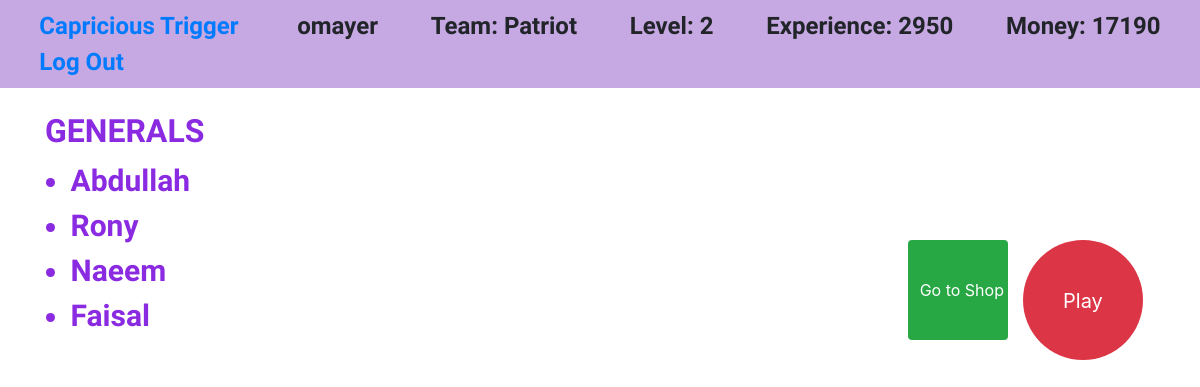
The page /cabinet (signed in) on the database as committed earlier.
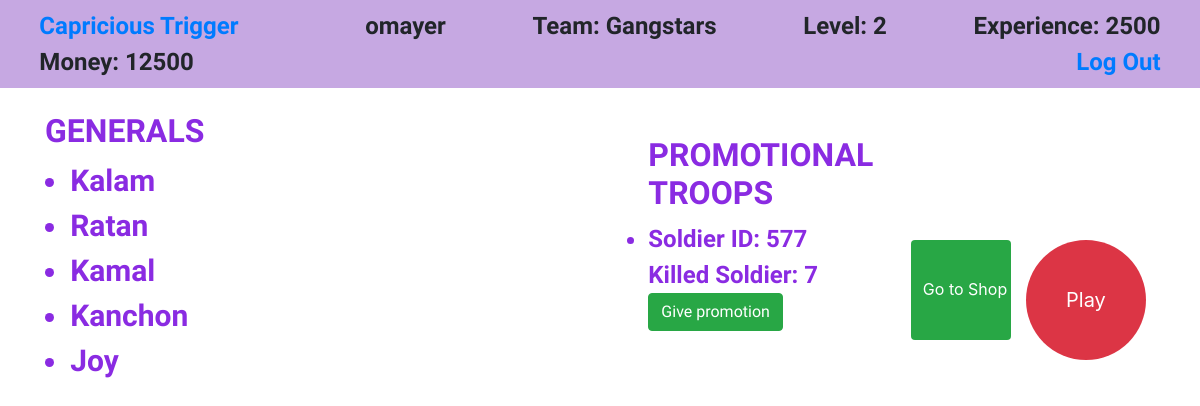
The same page on the database as committed later.
### singlePlayer/models.py (models this page shows, shortened)
class User(AbstractUser):
    image_url = models.URLField(max_length=5000, blank=True, null=True)
    levels = models.IntegerField(default=0)
    experience = models.IntegerField(default=0)
    money = models.IntegerField(default=10000)
    team = models.ForeignKey(
        Team, on_delete=models.PROTECT, related_name="team", blank=True, null=True)

class Team(models.Model):
    name = models.CharField(max_length=40)
    image_url = models.URLField(max_length=5000)

class General(models.Model):
    name = models.CharField(max_length=40)
    team = models.ForeignKey(
        Team, on_delete=models.PROTECT, related_name='generals', blank=True, null=True)
    commander = models.ForeignKey(
        User, on_delete=models.PROTECT, related_name="generals", blank=True, null=True)
    cap_image_url = models.URLField(max_length=5000)
    max_life = models.IntegerField(default=5)
    life = models.IntegerField(default=5)
    attack = models.IntegerField(default=80)
    defense = models.IntegerField(default=50)
    is_selected = models.BooleanField(default=False)
    leading_role = models.BooleanField(default=False)
    on_battle_k_u = models.IntegerField(default=0)
    killed_units = models.IntegerField(default=0)
    as_opponent = models.ForeignKey(Opponent, on_delete=models.SET_NULL,
                                    related_query_name='generals', related_name='generals', blank=True, null=True)

class Soldier(models.Model):
    commander = models.ForeignKey(
        User, on_delete=models.PROTECT, related_name="soldiers", blank=True, null=True)
    helmet_image_url = models.URLField(max_length=5000)
    max_life = models.IntegerField(default=2)
    life = models.IntegerField(default=2)
    attack = models.IntegerField(default=70)
    defense = models.IntegerField(default=40)
    on_battle_k_u = models.IntegerField(default=0)
    killed_units = models.IntegerField(default=0)
    team = models.ForeignKey(Team, on_delete=models.PROTECT, related_name='soldiers',
                             related_query_name='soldiers', blank=True, null=True)
    as_opponent = models.ForeignKey(Opponent, on_delete=models.SET_NULL,
                                    related_name='soldiers', related_query_name='soldiers', blank=True, null=True)

### singlePlayer/views.py (the view)
# urls.py: path('cabinet', views.cabinet, name='cabinet'),
@login_required
def cabinet(request):
    user = User.objects.get(username=request.user)
    user_generals = General.objects.filter(commander=user)
    user_soldiers = Soldier.objects.filter(commander=user)
    soldiers = []
    for soldier in user_soldiers:
        if soldier.killed_units >= 5:
            soldiers.append(soldier)
    if user_generals.count() == 0:
        return redirect('choose')
    else:
        return render(request, 'game/cabinet.html', {
            "generals": user_generals,
            "soldiers": soldiers
        })

### singlePlayer/templates/game/cabinet.html (shortened to what this page needs)
{% extends 'game/layout.html' %}
{% load static %}
{% block body %}
<div class="container" id="generals_cabinet">
    <div class="row">
        <div class="col"><br>
            <h2 class="title">Generals</h2>
            <ul id="generals">
                {% for general in generals %}
                <li class="general_names" data-general="{{ general.id }}">{{ general.name }}</li>
                {% endfor %}
            </ul>
        </div>
        <div class="col" id="attributes"></div>
        <div class="col"><br><br>
            <ul>
                {% if soldiers %}
                <h2 class="title">Promotional troops</h2>
                {% for soldier in soldiers %}
                <li class="soldier_ids" id="sd{{ soldier.id }}">Soldier ID: {{ soldier.id }}
                    <br>Killed Soldier: {{ soldier.killed_units }}
                    <button class="btn btn-success promote" data-promote="{{ soldier.id }}">Give promotion</button>
                </li>
                {% empty %}
                <li class="general_attributes">No soldier is eligible for promotion</li>
                {% endfor %}
                {% endif %}
            </ul>
        </div>
        <div class="col">
            <br><br><br><br><br><br>
            <a href="{% url 'game' %}" class="btn btn-danger" id="start">Play</a>
            <a href="{% url 'shop' %}" class="btn btn-success" id="shop">Go to Shop</a>
        </div>
        <br><br>
    </div>
</div>
{% endblock body %}
{% block script %}
<link rel="stylesheet" href="{% static 'css/cabinet.css' %}">
{% endblock script %}

### singlePlayer/templates/game/layout.html (shortened to what this page needs)
<!DOCTYPE html>
<html lang="en">
{% load static %}
<head>
    <link rel="stylesheet" href="{% static 'css/cabinet.css' %}">
    <link rel="stylesheet" href="https://maxcdn.bootstrapcdn.com/bootstrap/4.0.0/css/bootstrap.min.css"
>
    {% block script %}
    {% endblock script %}
</head>
<body>
    <nav class="navbar navbar-light" style="background-color: rgb(198, 168, 226);">
        <a href='#' class='user-attr top_link'
            style="font-family:'Nanum Gothic', sans-serif;text-decoration: none;">Capricious Trigger</a><br>
        <span class="user-attr">{{ user }}</span>
        <span class="user-attr">Team: {{ user.team.name }}</span>
        <span class="user-attr">Level: {{ user.levels }}</span>
        <span class="user-attr">Experience: {{ user.experience }}</span>
        <span class="user-attr">Money: {{ user.money }}</span>
        <a href="{% url 'logout' %}" class="user-attr top_link" style="text-decoration: none;">Log Out</a>
    </nav>
    {% block body %}
    {% endblock %}
</body>

### singlePlayer/static/css/cabinet.css (style rules this page uses)
.general_names, .general_attributes, .soldier_ids { font-size: 24px; font-weight: bold; color: blueviolet }
.general_names { font-size: 30px; }
#generals { padding-left: 10%; }
.title { text-transform: uppercase; font-weight: bolder; color: blueviolet }
.soldier_name, .soldier_url, .title,.general_names, .general_attributes, .soldier_ids { font-family: 'Nanum Gothic', sans-serif; }
.user-attr { margin-left: 2%; margin-right: 2%; font-size: 24px; font-weight: bold; font-family:'Nanum Gothic', sans-serif; }
#start { width: 120px; height: 120px; border-radius: 50%; font-size: 20px; vertical-align: middle; text-align: center; }
#shop { width: 100px; height: 100px; float: left; text-align: center; padding-right: 10%; }
#shop,#start { border: 0px !important; margin:3%; }
@media screen and (min-width:491px) { #start { padding-top: 18%; } }
@media screen and (min-width:491px) { #shop { padding-top: 18%; } }
@media screen and (min-width:500px) { #start { padding-top: 8%; } }
@media screen and (min-width:500px) { #shop { padding-top: 8%; } }
@media screen and (min-width:775px) { #start { padding-top: 18%; } }
@media screen and (min-width:775px) { #shop { padding-top: 15%; } }

Rows that differ between the two databases and show on the page:
removed General: name "Abdullah"
removed General: name "Rony"
removed General: name "Naeem"
removed General: name "Faisal"
changed User "omayer": team.name "Patriot" → "Gangstars"; experience "2950" → "2500"; money "17190" → "12500"
added General: name "Kalam"
added General: name "Ratan"
added General: name "Kamal"
added General: name "Kanchon"
added General: name "Joy"
added Soldier: id "577", killed_units "7"
Other text that changed with them:
text now shown: "PROMOTIONAL TROOPS"
